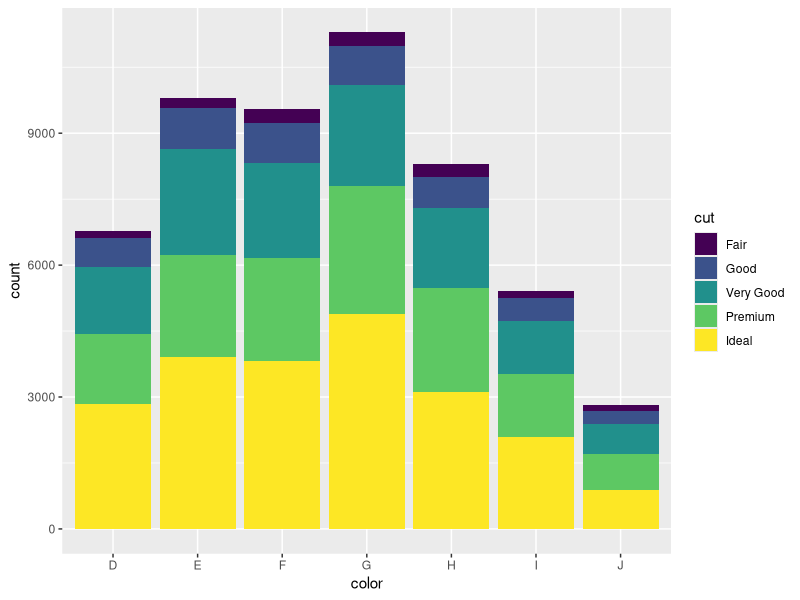

This figure's R source:
## ---- chunk 1
#| echo: true
#| output-location: fragment

library(tidyverse)                              # <1>

diamonds %>% ggplot(aes(x = color, fill = cut)) + # <2>
    geom_bar()
